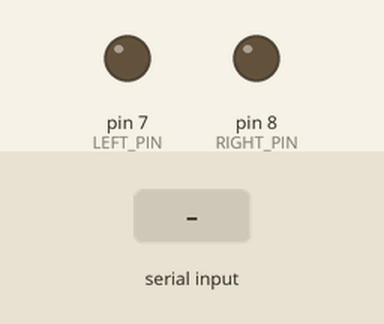
Recording of a sketch running on a simulated Arduino Uno, built with avr-gcc and run on an emulated ATmega328P. On the bench: output pins drawn as LEDs (lit = HIGH). The inputs (shaded band) are chosen by the test bench.

Above: at 1.2 s.
1.3 s: byte 1 (1) received over Serial
At 1.7 s:
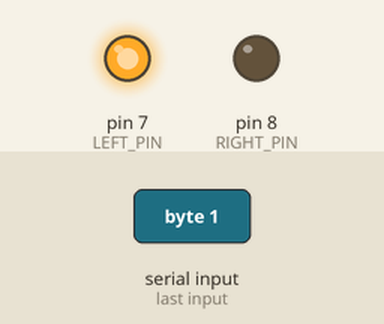
2.8 s: byte 3 (3) received over Serial
At 4.0 s:
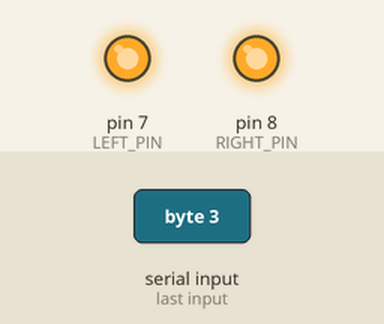
4.3 s: byte 2 (2) received over Serial
At 5.2 s:
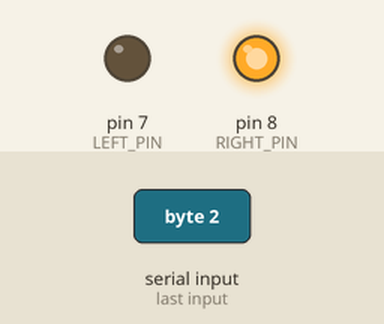
Timing chart, 0 to 7.3 s (numbered marks = the images above; inputs shaded):
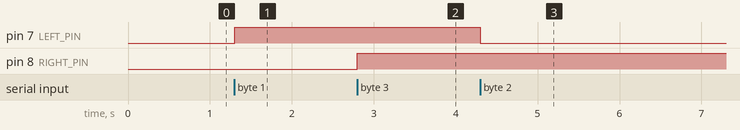

The sketch:

arduino.ino
```cpp
// Sorties pilotées par le navigateur
// COMMANDE REÇUE :
// 1 = allumer sortie gauche
// 2 = éteindre sortie gauche
// 3 = allumer sortie droite
// 4 = éteindre sortie droite

#define LEFT_PIN  7
#define RIGHT_PIN 8

void setup() {
  Serial.begin(9600);
  pinMode(LEFT_PIN, OUTPUT);
  pinMode(RIGHT_PIN, OUTPUT);

  digitalWrite(LEFT_PIN, LOW);
  digitalWrite(RIGHT_PIN, LOW);
}

void loop() {
  if (Serial.available()) {
    byte cmd = Serial.read();

    switch (cmd) {
      case 1: digitalWrite(LEFT_PIN, HIGH); break;
      case 2: digitalWrite(LEFT_PIN, LOW);  break;

      case 3: digitalWrite(RIGHT_PIN, HIGH); break;
      case 4: digitalWrite(RIGHT_PIN, LOW);  break;
    }
  }
}
```

Measured:
- after the input at 1.3 s, pin 7 (LEFT_PIN): LOW → HIGH at once
- after the input at 2.8 s, pin 8 (RIGHT_PIN): LOW → HIGH at once
- after the input at 4.3 s, pin 7 (LEFT_PIN): HIGH → LOW at once
